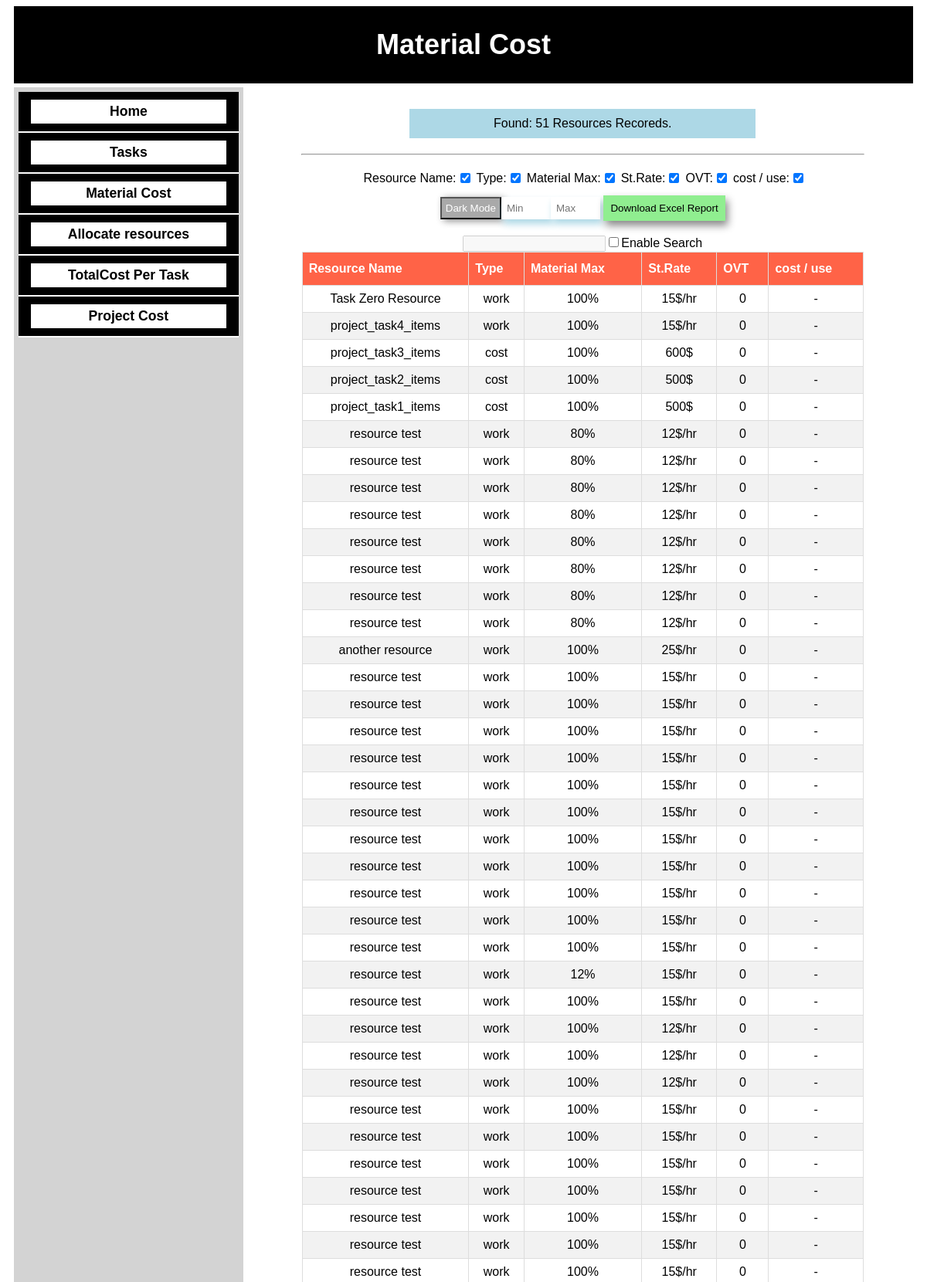
The app's page /cost_read.php (upper part) with its own data.
### tables this page shows
CREATE TABLE `material` (
  `id` int(11) NOT NULL,
  `resource_name` varchar(255) NOT NULL,
  `type` enum('work','cost','material') NOT NULL,
  `material_max` int(11) DEFAULT NULL,
  `st_rate` varchar(100) NOT NULL,
  `ovt` int(50) DEFAULT NULL,
  `cost` int(50) DEFAULT NULL,
  `task_id` int(11) NOT NULL
);

### inc/costread.php (the view, shortened to what this page needs)
<?php
function echo_material_count($db){
$check_empty_task = "SELECT COUNT(*) AS count FROM `material`";
$empty_task = $db->query($check_empty_task);
$len_task = $empty_task->fetch_assoc()['count'];
if ($len_task > 1){
  $taskortasks = ($len_task == 1) ? " Resource Recored." : " Resources Recoreds.";
  echo 'Found: ' . $len_task . $taskortasks;
  return true;
} else {
  echo 'Found: ' . $len_task . $taskortasks;
  return false;
}
}
function render_cost_table($db){
  $sql = "SELECT * FROM `material` ORDER BY id DESC";
  $result = $db->query($sql);
  if ($result->num_rows > 0) {
      $html_data = '<button  id="excel_cost_download" class="excelbtn" data-task="2" data-table="cost">Download Excel Report</button>
                   <table id="cost_table" class="styled_table table3" data-table="cost">
                     <tr data-table="cost" class="cost_head_tr">
                       <th data-table="cost" class="cost_resource_name" >Resource Name</th>
                       <th data-table="cost" class="cost_type" >Type</th>
                       <th data-table="cost" class="cost_material_max" >Material Max</th>
                       <th data-table="cost" class="cost_st_rate" >St.Rate</th>
                       <th data-table="cost" class="cost_ovt" >OVT</th>
                       <th data-table="cost" class="cost_cost" >cost / use</th>
                     </tr>
                     <tr>';
         while($row = $result->fetch_assoc()) {
           $html_data .= '<tr data-table="cost" class="datarow" data-row-id="' . $row["id"] .'">';
           $html_data .= '<td data-table="cost" class="cost_resource_name" >'. $row["resource_name"] .'</td>';
           $html_data .= '<td data-table="cost" class="cost_type" >'. $row["type"] .'</td>';
           $html_data .= '<td data-table="cost" class="cost_material_max" >'. $row["material_max"] . '%</td>';
           $html_data .= '<td data-table="cost" class="cost_st_rate" >'. $row["st_rate"] . '</td>';
           $html_data .= '<td data-table="cost" class="cost_ovt" >'. $row["ovt"] .'</td>';
           $html_data .= '<td data-table="cost" class="cost_cost" >-</td></tr>';
         }
         $html_data .= '</table>';
         echo $html_data;
  } else {
         echo "0 results";
  }
}
?>

### assets/css/style.css (style rules this page uses)
body { width: 97%; text-align: center; margin-left: auto; margin-right: auto; font-family: Arial, Helvetica, sans-serif; }
.styled_table { font-family: Arial, Helvetica, sans-serif; border-collapse: collapse; width: 85%; margin-left: auto; margin-right: auto; }
.styled_table td, .styled_table th { border: 1px solid #ddd; padding: 8px; }
.styled_table tr:nth-child(even) { background-color: #f2f2f2; }
.styled_table th { padding-top: 12px; padding-bottom: 12px; text-align: left; background-color: #4CAF50; color: white; }
.table3 th { background: tomato; color: white; }
.excelbtn { background: lightgreen; padding: 7px; margin-bottom: 10px; cursor: pointer; border: 2px solid transparent; box-shadow: 3px 6px 10px #888888; }

### records on screen
material: resource_name "Task Zero Resource", type "work", material_max "100", st_rate "15$/hr", ovt "0"
material: resource_name "project_task4_items", type "work", material_max "100", st_rate "15$/hr", ovt "0"
material: resource_name "project_task3_items", type "cost", material_max "100", st_rate "600$", ovt "0"
material: resource_name "project_task2_items", type "cost", material_max "100", st_rate "500$", ovt "0"
material: resource_name "project_task1_items", type "cost", material_max "100", st_rate "500$", ovt "0"
material: resource_name "resource test", type "work", material_max "80", st_rate "12$/hr", ovt "0"
material: resource_name "resource test", type "work", material_max "80", st_rate "12$/hr", ovt "0"
material: resource_name "resource test", type "work", material_max "80", st_rate "12$/hr", ovt "0"
material: resource_name "resource test", type "work", material_max "80", st_rate "12$/hr", ovt "0"
material: resource_name "resource test", type "work", material_max "80", st_rate "12$/hr", ovt "0"
material: resource_name "resource test", type "work", material_max "80", st_rate "12$/hr", ovt "0"
material: resource_name "resource test", type "work", material_max "80", st_rate "12$/hr", ovt "0"
material: resource_name "resource test", type "work", material_max "80", st_rate "12$/hr", ovt "0"
material: resource_name "another resource", type "work", material_max "100", st_rate "25$/hr", ovt "0"
material: resource_name "resource test", type "work", material_max "100", st_rate "15$/hr", ovt "0"
material: resource_name "resource test", type "work", material_max "100", st_rate "15$/hr", ovt "0"
material: resource_name "resource test", type "work", material_max "100", st_rate "15$/hr", ovt "0"
material: resource_name "resource test", type "work", material_max "100", st_rate "15$/hr", ovt "0"
material: resource_name "resource test", type "work", material_max "100", st_rate "15$/hr", ovt "0"
material: resource_name "resource test", type "work", material_max "100", st_rate "15$/hr", ovt "0"
material: resource_name "resource test", type "work", material_max "100", st_rate "15$/hr", ovt "0"
material: resource_name "resource test", type "work", material_max "100", st_rate "15$/hr", ovt "0"
material: resource_name "resource test", type "work", material_max "100", st_rate "15$/hr", ovt "0"
material: resource_name "resource test", type "work", material_max "100", st_rate "15$/hr", ovt "0"
material: resource_name "resource test", type "work", material_max "100", st_rate "15$/hr", ovt "0"
material: resource_name "resource test", type "work", material_max "12", st_rate "15$/hr", ovt "0"
material: resource_name "resource test", type "work", material_max "100", st_rate "15$/hr", ovt "0"
material: resource_name "resource test", type "work", material_max "100", st_rate "12$/hr", ovt "0"
material: resource_name "resource test", type "work", material_max "100", st_rate "12$/hr", ovt "0"
material: resource_name "resource test", type "work", material_max "100", st_rate "12$/hr", ovt "0"
material: resource_name "resource test", type "work", material_max "100", st_rate "15$/hr", ovt "0"
material: resource_name "resource test", type "work", material_max "100", st_rate "15$/hr", ovt "0"
material: resource_name "resource test", type "work", material_max "100", st_rate "15$/hr", ovt "0"
material: resource_name "resource test", type "work", material_max "100", st_rate "15$/hr", ovt "0"
material: resource_name "resource test", type "work", material_max "100", st_rate "15$/hr", ovt "0"
material: resource_name "resource test", type "work", material_max "100", st_rate "15$/hr", ovt "0"
material: resource_name "resource test", type "work", material_max "100", st_rate "15$/hr", ovt "0"

### other values on screen
$len_task "51"
$taskortasks "Resources Recoreds."
